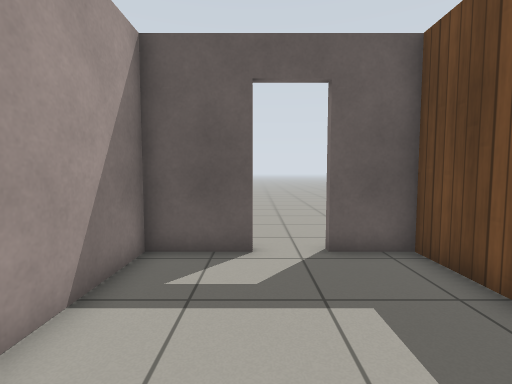
View 1 (above)

16 first-person views from a walk through a robot-simulator world made for Gazebo. The camera is 0.94 m above the floor, tilts 4° down and sees 85° across. The floor is counted in squares, 0.5 m on a side. Each view is taken from the middle of a square. On the plan, view 1 faces up. The plan holds only what a view shows up to about 16 squares ahead; the rest is blank. Simple patterns stand in for the simulator's built-in surfaces.

View 2
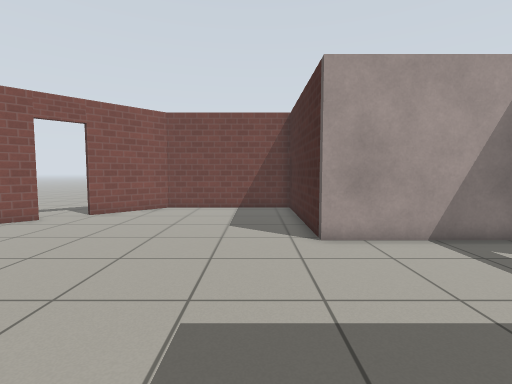

View 3
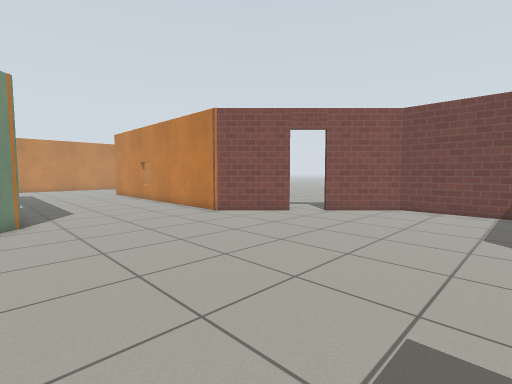

View 4
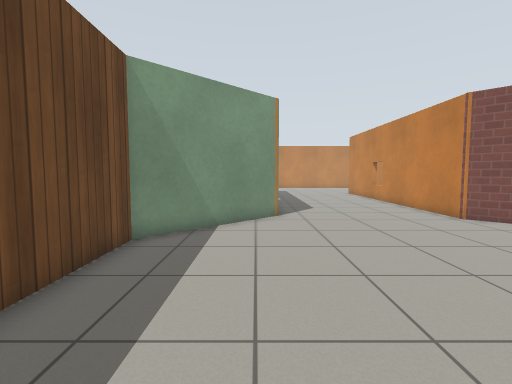

View 5
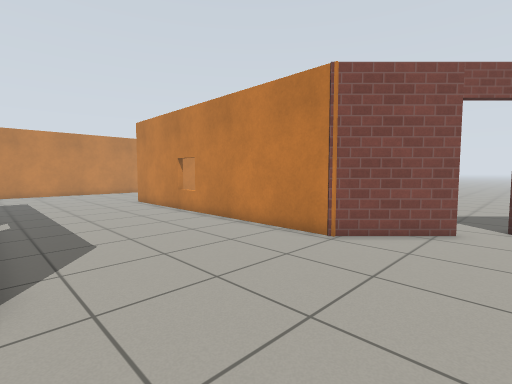

View 6
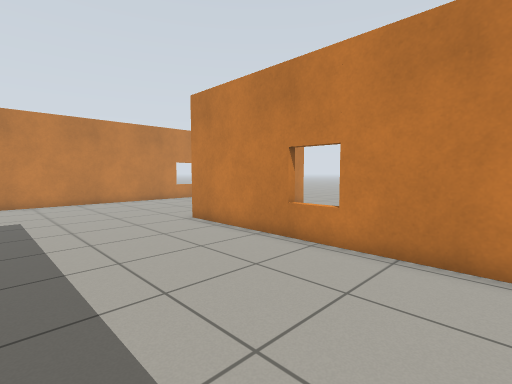

View 7
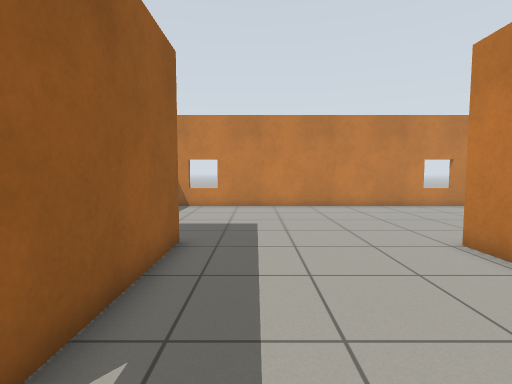

View 8
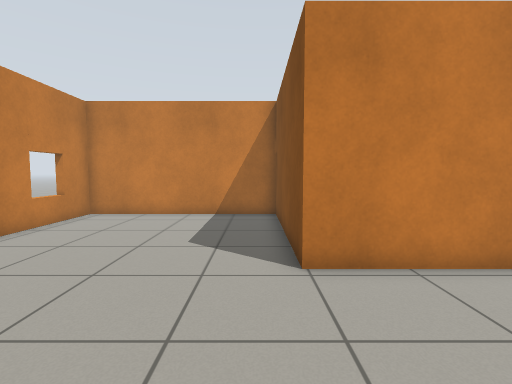

View 9
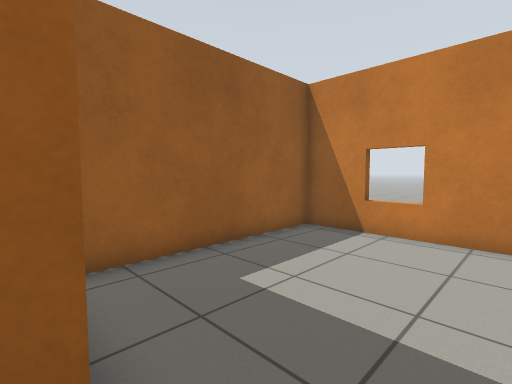

View 10
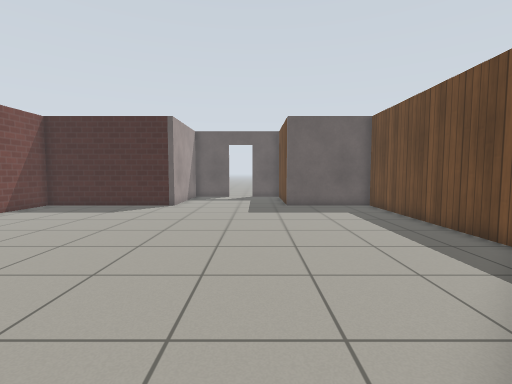

View 11
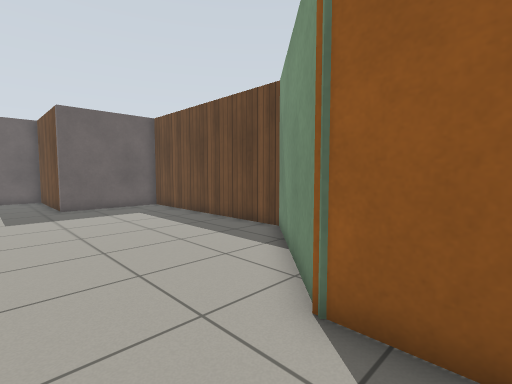

View 12
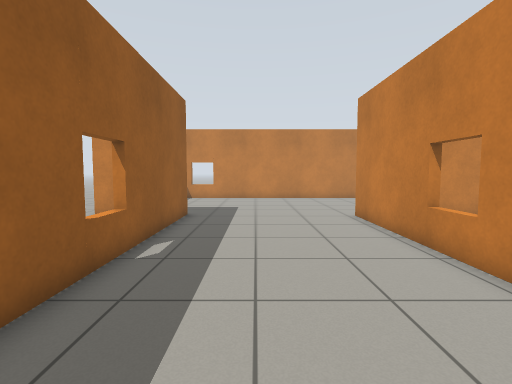

View 13
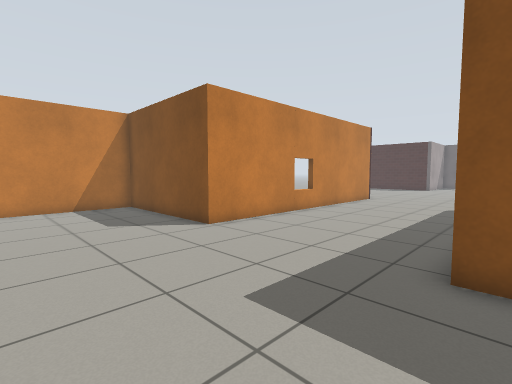

View 14
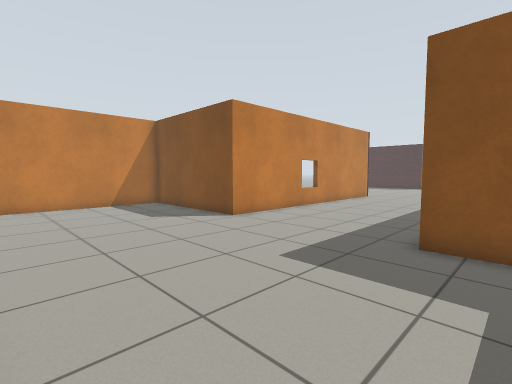

View 15
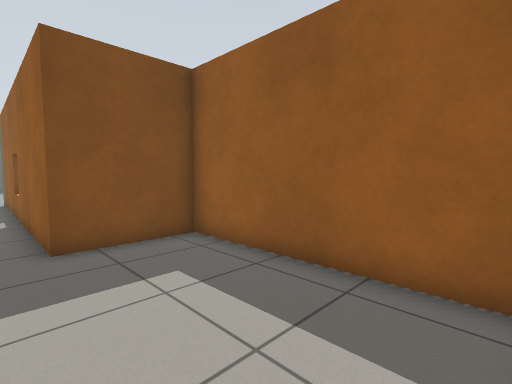

View 16
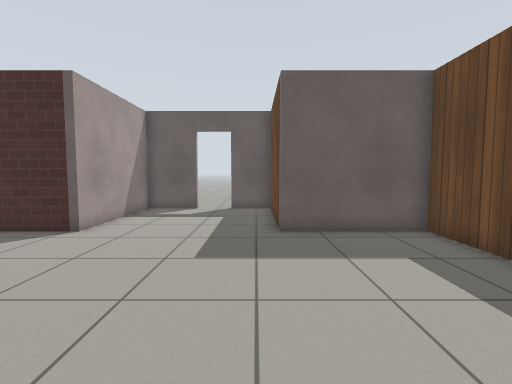

### Floor plan
Points are (right, up) in squares from view 1. A wall is a line through its corners. A room is listed if a view was taken in it or the views show most of it. See-through windows are left out.
Room 1 (views 1, 2, 3, 4, 5, 6, 7, 8, 9, 10, 11, 12, 13, 14, 15, 16)
walls: (-3.8, -21) (-3.2, -21); (-6, -9.5) (-3.3, -12.2) (-3.3, -26.1) (-10.5, -26.1) (-10.5, -34.5) (7.9, -34.5) (7.8, -26.5) (4.1, -26.5) (4.1, -13.1) (8.5, -8.7) (8.5, 0.8) (3.8, 0.8) (3.8, 6.5) (1.6, 6.5); (0, 6.5) (-2.6, 6.5) (-2.6, 0.8) (-9.8, 0.8) (-9.8, -5.7) (-7.2, -8.4)
ways out: open door at (-7, -9); open door at (0.5, 7)

Positions as (right, up) in squares from view 1, and headings:
1: (0, 0), facing up
2: (5, -1), facing left
3: (5, -1), facing down-left
4: (5, -1), facing down
5: (4, -8), facing down-left
6: (3, -16), facing down-left
7: (2, -19), facing down
8: (2, -27), facing left
9: (2, -26), facing down-right
10: (2, -15), facing up
11: (1, -15), facing up-right
12: (1, -14), facing down
13: (5, -32), facing up-left
14: (6, -34), facing up-left
15: (3, -34), facing up-right
16: (3, -8), facing up
